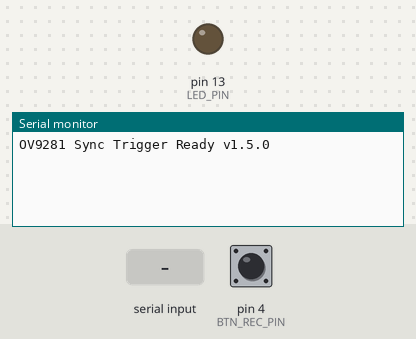
This sketch was run on a simulated Arduino Uno, built with avr-gcc and run on an emulated ATmega328P. On the bench: output pins drawn as LEDs (lit = HIGH), the last lines printed to the serial monitor. The test bench sets the inputs (shaded band); at power-on: pin 4 (BTN_REC_PIN) HIGH.

Above: at 1.2 s.
1.3 s: pin 4 (BTN_REC_PIN) pulled LOW for 0.15 s
At 2.4 s:
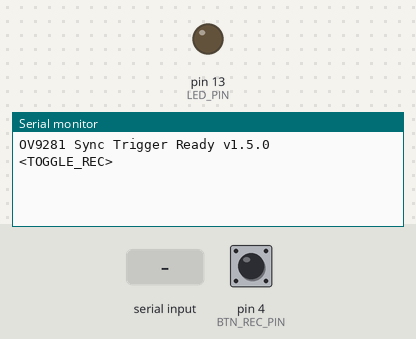
2.9 s: "<<FPS:50>>" received over Serial
At 3.6 s:
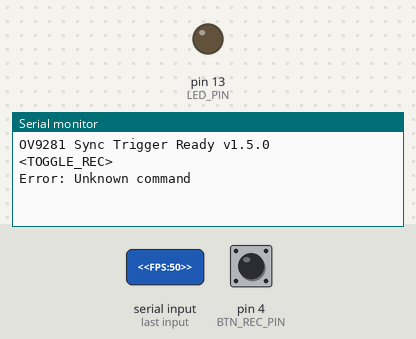
4.4 s: "<FPS:50>\n" received over Serial
At 4.9 s:
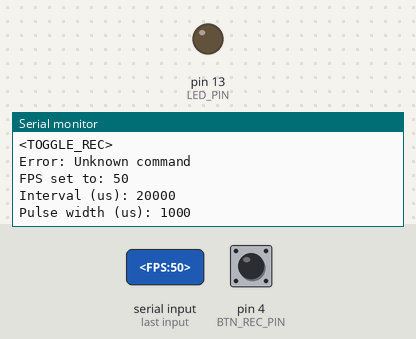

The sketch:

trigger_firmware.ino
```cpp
#define FIRMWARE_VERSION "1.5.0"

const int TRIGGER_PIN = 2; // Pin connected to FSIN of cameras
const int BTN_REC_PIN = 4;  // Push button to toggle record
const int LED_PIN = 13;    // Onboard LED for visual feedback

bool isRunning = false;
int currentFps = 60;
unsigned long intervalMicros = 1000000 / currentFps;
unsigned long previousMicros = 0;
unsigned long pulseWidthMicros = 1000; // 1ms Puls (= ~1/1000s Belichtung). Per <PULSE:N> Befehl live änderbar.

String inputString = "";
bool stringComplete = false;

// Button state variables
bool lastBtnRecState = HIGH;
unsigned long lastDebounceTimeRec = 0;
const unsigned long debounceDelay = 50; // 50ms debounce

void setup() {
  pinMode(TRIGGER_PIN, OUTPUT);
  pinMode(LED_PIN, OUTPUT);
  digitalWrite(TRIGGER_PIN, LOW);
  digitalWrite(LED_PIN, LOW);

  pinMode(BTN_REC_PIN, INPUT_PULLUP);

  Serial.begin(115200);
  inputString.reserve(50);

  Serial.print("OV9281 Sync Trigger Ready v");
  Serial.println(FIRMWARE_VERSION);
}

void loop() {
  // Handle Buttons
  bool currentBtnRec = digitalRead(BTN_REC_PIN);

  if (currentBtnRec != lastBtnRecState) {
    if (millis() - lastDebounceTimeRec > debounceDelay) {
      lastDebounceTimeRec = millis();
      lastBtnRecState = currentBtnRec;
      if (currentBtnRec == LOW) { // Button pressed (pulled to GND)
        Serial.println("<TOGGLE_REC>");
      }
    }
  }

  // Handle Serial Commands
  if (stringComplete) {
    inputString.trim();
    if (inputString.startsWith("<FPS:")) {
      int fpsIndex = inputString.indexOf(":");
      int endBracketIndex = inputString.indexOf(">");
      if (fpsIndex != -1 && endBracketIndex != -1) {
        String fpsStr = inputString.substring(fpsIndex + 1, endBracketIndex);
        int newFps = fpsStr.toInt();
        if (newFps > 0 && newFps <= 240) {
          currentFps = newFps;
          intervalMicros = 1000000UL / currentFps;
          Serial.print("FPS set to: ");
          Serial.println(currentFps);
          Serial.print("Interval (us): ");
          Serial.println(intervalMicros);
          Serial.print("Pulse width (us): ");
          Serial.println(pulseWidthMicros);
        } else {
          Serial.println("Error: FPS out of range (1-240)");
        }
      }
    } else if (inputString.startsWith("<PULSE:")) {
      int pulseIndex = inputString.indexOf(":");
      int endBracketIndex = inputString.indexOf(">");
      if (pulseIndex != -1 && endBracketIndex != -1) {
        String pulseStr = inputString.substring(pulseIndex + 1, endBracketIndex);
        unsigned long newPulse = pulseStr.toInt();
        if (newPulse > 0 && newPulse < intervalMicros / 2) {
          pulseWidthMicros = newPulse;
          Serial.print("Pulse width set to (us): ");
          Serial.println(pulseWidthMicros);
        } else {
          Serial.println("Error: Pulse must be > 0 and < interval/2");
        }
      }
    } else if (inputString == "<START>") {
      isRunning = true;
      previousMicros = micros();
      Serial.println("Trigger STARTED");
    } else if (inputString == "<STOP>") {
      isRunning = false;
      digitalWrite(TRIGGER_PIN, LOW);
      digitalWrite(LED_PIN, LOW);
      Serial.println("Trigger STOPPED");
    } else if (inputString == "<PING>") {
      Serial.println("PONG");
    } else if (inputString == "<VERSION>") {
      Serial.print("VERSION:");
      Serial.println(FIRMWARE_VERSION);
    } else {
      Serial.println("Error: Unknown command");
    }

    inputString = "";
    stringComplete = false;
  }

  // Generate Trigger Pulse
  if (isRunning) {
    unsigned long currentMicros = micros();

    if (currentMicros - previousMicros >= intervalMicros) {
      // WICHTIG: += statt = verhindert Timing-Drift.
      // Mit = würde jeder Puls (pulseWidthMicros) zu einem kumulativen Fehler führen.
      previousMicros += intervalMicros;

      // Lagen wir mehr als ein Intervall zurück (z.B. durch lange Serial-Ausgaben),
      // nicht mit einer Salve von Pulsen aufholen: Die Kameras würden diese im
      // Lockout-Fenster ohnehin verwerfen. Stattdessen Takt neu ausrichten.
      if (currentMicros - previousMicros >= intervalMicros) {
        previousMicros = currentMicros;
      }

      // Start pulse
      digitalWrite(TRIGGER_PIN, HIGH);
      digitalWrite(LED_PIN, HIGH);

      // Blocking wait for pulse width.
      // pulseWidthMicros MUSS deutlich kleiner als intervalMicros sein!
      // micros()-Schleife statt delayMicroseconds(): letzteres ist auf AVR
      // nur bis ca. 16383µs genau.
      unsigned long pulseStart = micros();
      while (micros() - pulseStart < pulseWidthMicros) {}

      // End pulse
      digitalWrite(TRIGGER_PIN, LOW);
      digitalWrite(LED_PIN, LOW);
    }
  }
}

void serialEvent() {
  // Nur bis zum ersten '>' lesen: Weitere Befehle bleiben im Serial-Puffer und
  // werden nach der Verarbeitung dieses Befehls gelesen. Sonst würden z.B.
  // "<FPS:50>" und "<START>" in einem Durchlauf zusammengeklebt und <START> ginge verloren.
  while (Serial.available() && !stringComplete) {
    char inChar = (char)Serial.read();
    if (inputString.length() == 0 && inChar != '<') {
      continue; // Zeilenumbrüche/Müll zwischen Befehlen verwerfen
    }
    inputString += inChar;
    if (inChar == '>') {
      stringComplete = true;
    } else if (inputString.length() > 48) {
      inputString = ""; // Unvollständiger/überlanger Befehl: verwerfen
    }
  }
}
```

Measured:
- after the input at 1.3 s, the serial monitor: prints a new line at once (image 1)
- after the input at 2.9 s, the serial monitor: prints a new line at once (image 2)
- after the input at 4.4 s, the serial monitor: prints a new line at once (image 3)
